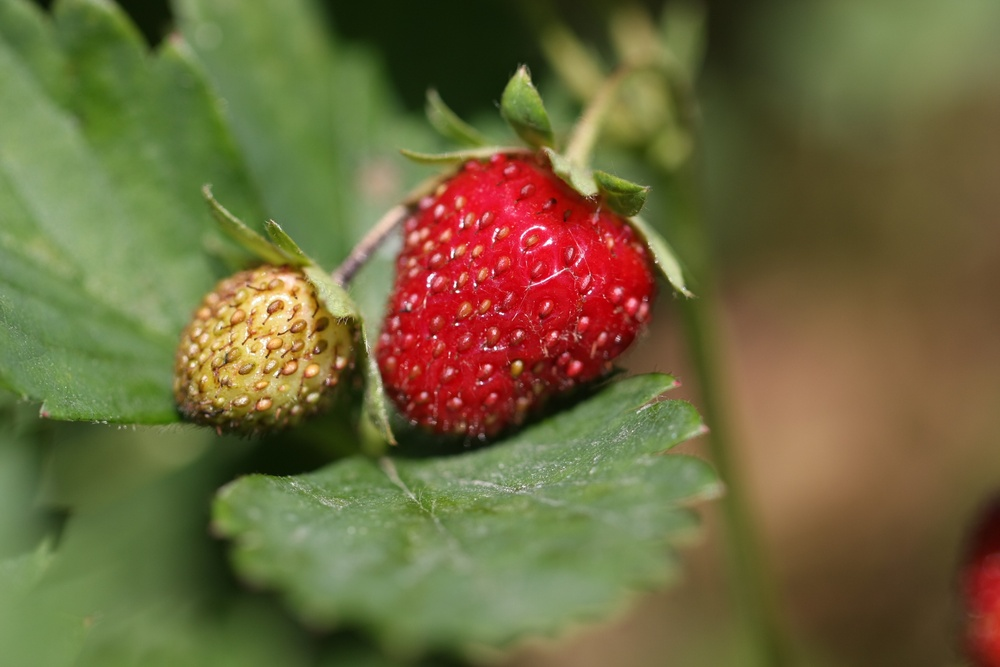
#> input picture Color-Hue/strawberries.jpg, 1000 x 667 px, shrunk from 2121 x 1414 before the run, given in place of the camera
$ python main.py
#> lines starting #> are read from the running program, lines starting #| are printed output that depends on the picture; after the words box and inside, x2 and y2 are one past the last pixel; in counts of white or black regions, pixels touching at a corner belong together
# Python code for Multiple Color Detection
import numpy as np
import cv2
import cap

# Capturing video through webcam
webcam = cv2.VideoCapture(0)

# Start a while loop
while (1):

    # Reading the video from the
    # webcam in image frames
    _, imageFrame = webcam.read()
#> imageFrame is the input picture: shape (667, 1000, 3); mean B, G, R 60.7, 103.4, 110.1

    # Convert the imageFrame in
    # BGR(RGB color space) to
    # HSV(hue-saturation-value)
    # color space
    hsvFrame = cv2.cvtColor(imageFrame, cv2.COLOR_BGR2HSV)
#> hsvFrame: shape (667, 1000, 3); mean H, S, V 39.8, 133.7, 122.6

    # Set range for red color and
    # define mask
    red_lower = np.array([136, 87, 111], np.uint8)
    red_upper = np.array([180, 255, 255], np.uint8)
    red_mask = cv2.inRange(hsvFrame, red_lower, red_upper)
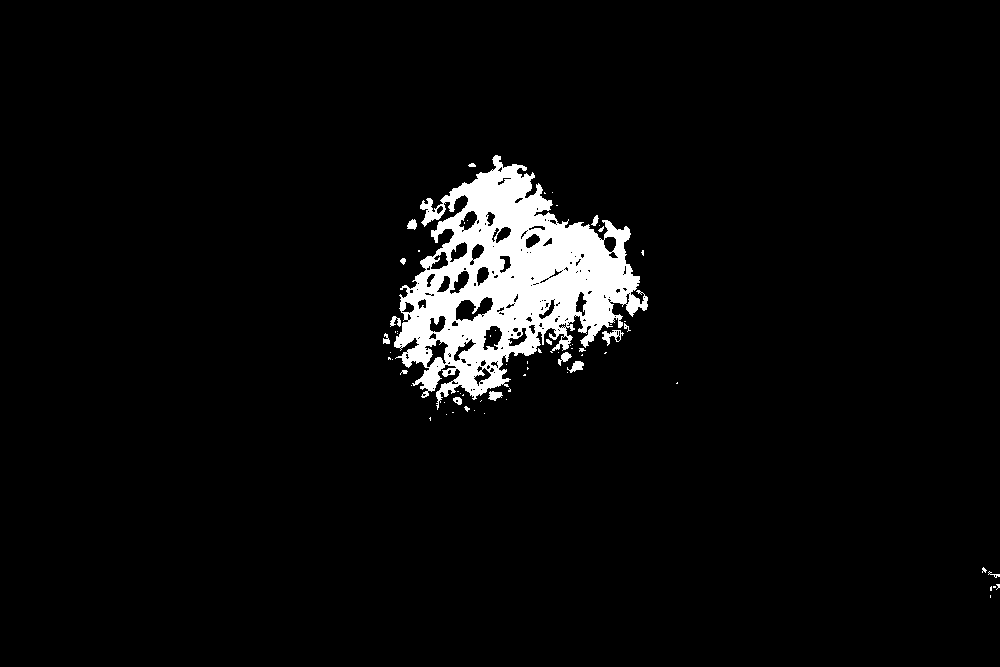
#> red_mask: shape (667, 1000); 4.5% white; 68 white regions (52 under 20 px), largest, box (x1, y1, x2, y2) and area: (394, 155, 648, 410) 28891, (602, 330, 624, 346) 145, (567, 361, 584, 373) 107


    # Morphological Transform, Dilation
    # for each color and bitwise_and operator
    # between imageFrame and mask determines
    # to detect only that particular color
    kernal = np.ones((5, 5), "uint8")

    # For red color
    red_mask = cv2.dilate(red_mask, kernal)
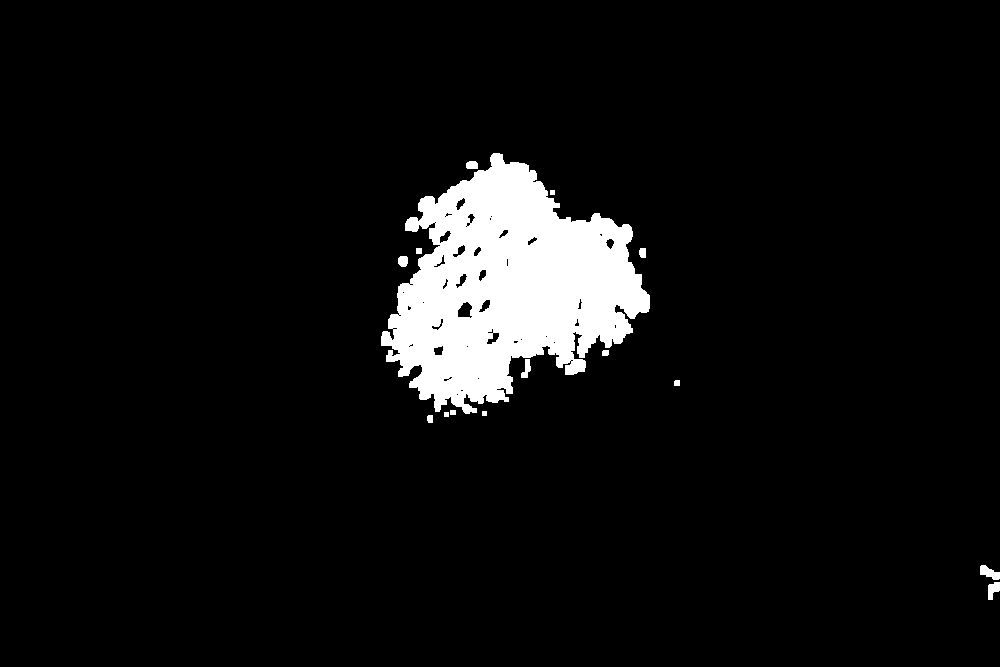
#> red_mask: shape (667, 1000); 6.2% white; 15 white regions
    res_red = cv2.bitwise_and(imageFrame, imageFrame,
                              mask=red_mask)
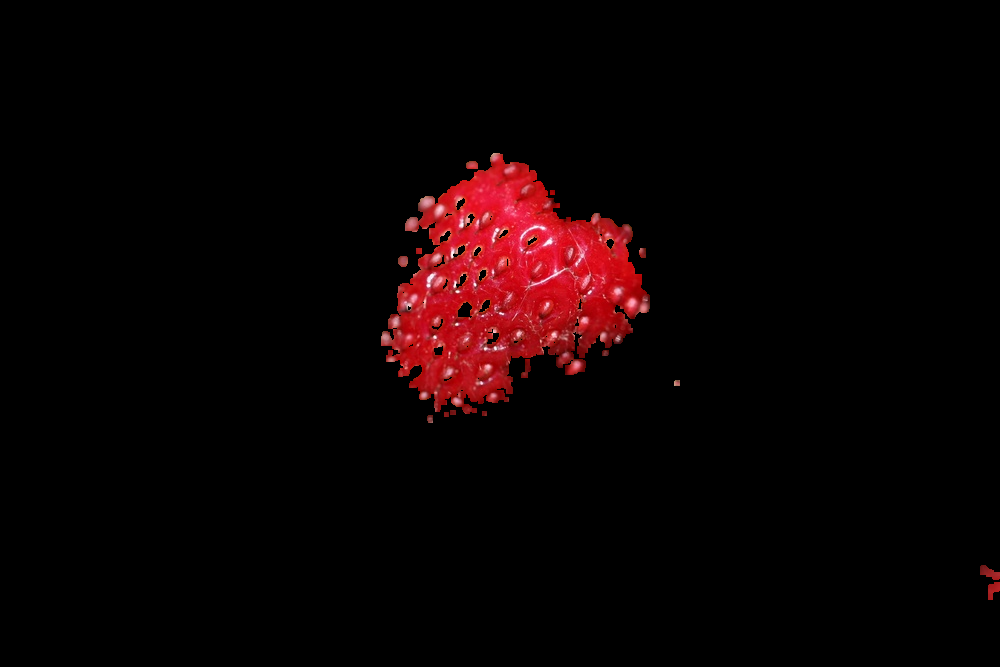
#> res_red: shape (667, 1000, 3); mean B, G, R 2.7, 2.1, 11.9

    # Creating contour to track red color
    contours, hierarchy = cv2.findContours(red_mask,
                                           cv2.RETR_TREE,
                                           cv2.CHAIN_APPROX_SIMPLE)
#> contours = 64 contours, 33 with area under 20; largest, box (x1, y1, x2, y2) and area: (381, 153, 650, 414) 40604, (457, 301, 473, 319) 180, (980, 565, 1000, 580) 150, (988, 582, 1000, 600) 120, (486, 332, 500, 345) 88

    for pic, contour in enumerate(contours):
        area = cv2.contourArea(contour)
        if (area > 300):
            x, y, w, h = cv2.boundingRect(contour)
            imageFrame = cv2.rectangle(imageFrame, (x, y),
                                       (x + w, y + h),
                                       (0, 0, 255), 2)

            cv2.putText(imageFrame, "Ripe Strawberry", (x, y),
                        cv2.FONT_HERSHEY_SIMPLEX, 1.0,
                        (0, 0, 255))
#> this loop made 64 passes
#> (area, x, y, w, h) on pass 15: (40604.5, 381, 153, 269, 261)
#> area on passes 1, 2, 3, 7, 8, 9: 120.5, 150.5, 33, 24.5, 85.5, 29
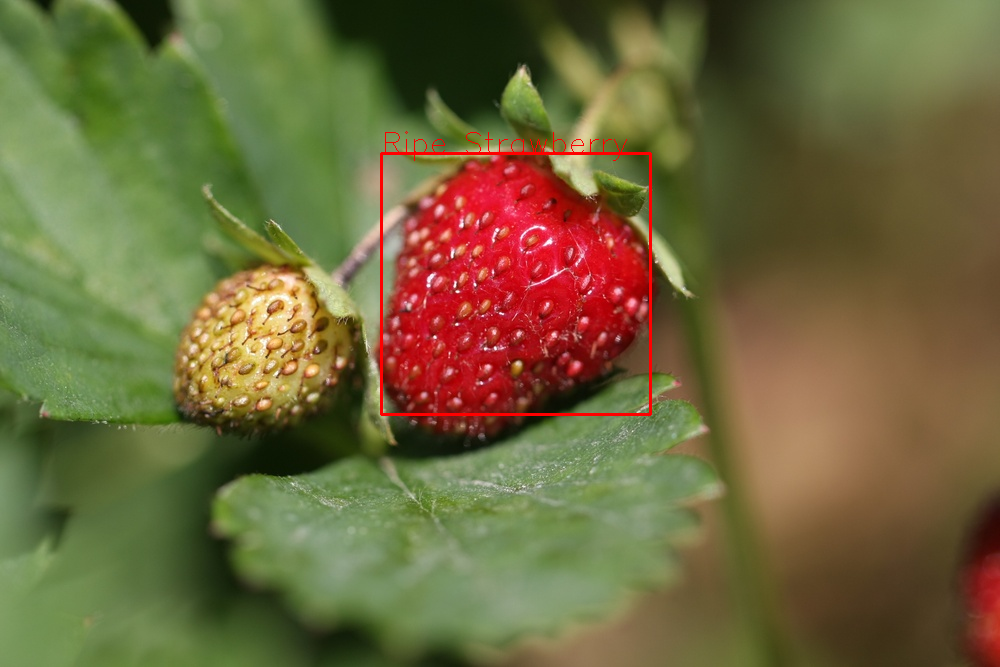
#> imageFrame: shape (667, 1000, 3); 0.55% of pixels changed, all inside (x1, y1, x2, y2) = (380, 131, 652, 416)

    # Program Termination
    cv2.imshow("Ripe Strawberry Detection", imageFrame)
    if cv2.waitKey(10) & 0xFF == ord('q'):
#> (key q is pressed here)
        cap.release()
#> (this line was passed over: cap is not available in this run)
        cv2.destroyAllWindows()
        break
